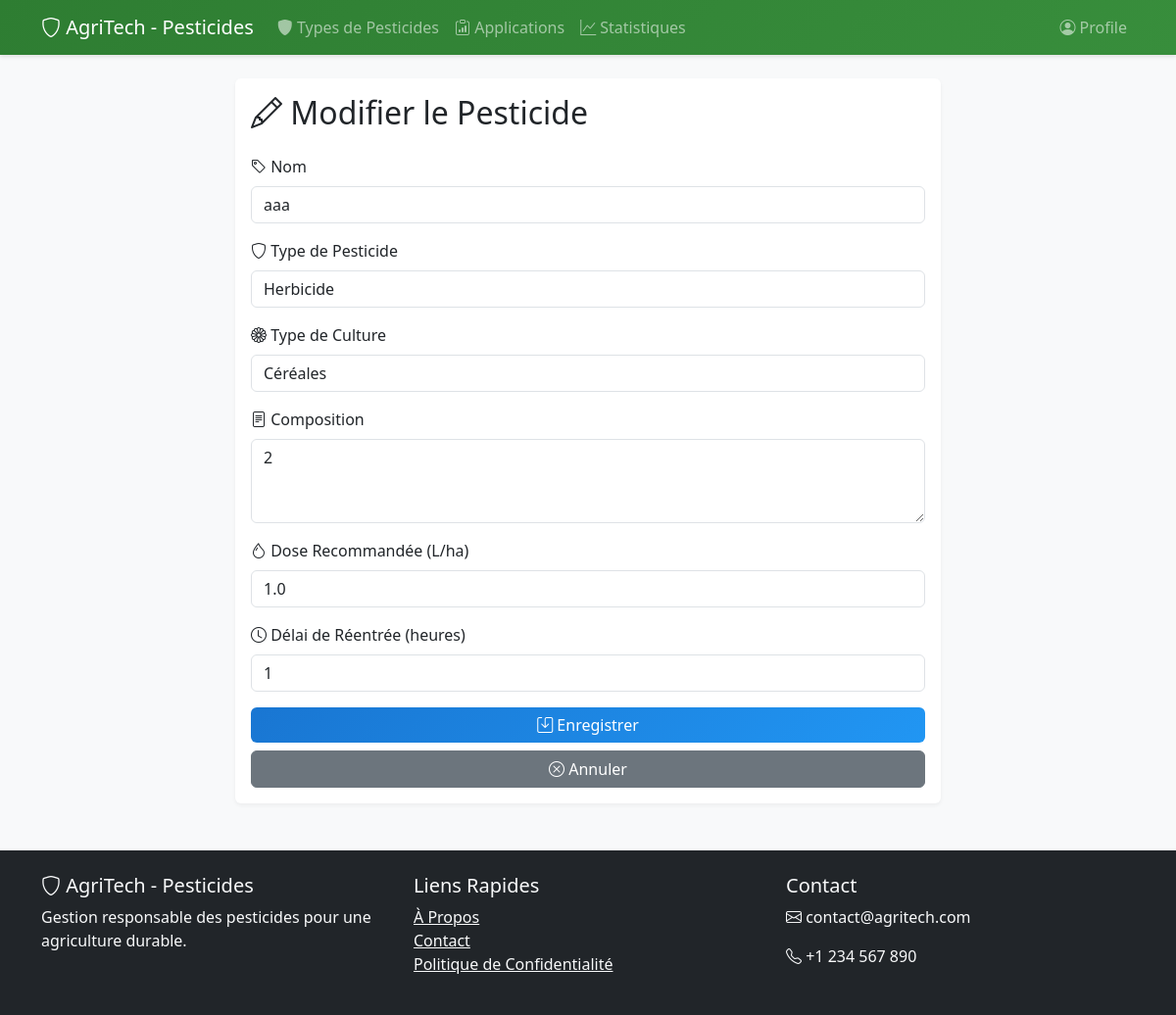
Screenshot of /pesticides/6/update/ with the database file from the repository.
### pesticides/models.py (models this page shows, shortened)
class Pesticide(models.Model):
    TYPE_CHOICES = [
        ('herbicide', 'Herbicide'),
        ('insecticide', 'Insecticide'),
        ('fongicide', 'Fongicide'),
        ('autre', 'Autre'),
    ]
    CULTURE_CHOICES = [
        ('CEREALES', 'Céréales'),
        ('LEGUMES', 'Légumes'),
        ('FRUITS', 'Fruits'),
        ('VIGNE', 'Vigne'),
        ('AUTRE', 'Autre'),
    ]
    nom = models.CharField(max_length=100, verbose_name="Nom")
    composition = models.TextField(verbose_name="Composition chimique")
    type_pesticide = models.CharField(
        max_length=20,
        choices=TYPE_CHOICES,
        verbose_name="Type de pesticide"
    )
    type_culture = models.CharField(
        max_length=20,
        choices=CULTURE_CHOICES,
        default='AUTRE',
        verbose_name="Type de culture"
    )
    dose_recommandee = models.FloatField(
        verbose_name="Dose recommandée (L/ha)",
        validators=[MinValueValidator(0)]
    )
    delai_reentree = models.IntegerField(
        verbose_name="Délai de réentrée (heures)",
        validators=[MinValueValidator(0)],
        help_text="Délai minimum avant de pouvoir retourner sur la parcelle"
    )
    class Meta:
        verbose_name = "Pesticide"
        verbose_name_plural = "Pesticides"

### pesticides/views.py (the view, shortened to what this page needs)
class PesticideUpdateView(SuccessMessageMixin, UpdateView):
    model = Pesticide
    form_class = PesticideForm
    template_name = 'pesticides/pesticide_form.html'
    success_message = "Pesticide mis à jour avec succès!"

### pesticides/forms.py
class PesticideForm(forms.ModelForm):
    class Meta:
        model = Pesticide
        fields = ['nom', 'type_pesticide', 'composition', 'type_culture', 'dose_recommandee', 'delai_reentree']
        widgets = {
            'nom': forms.TextInput(attrs={
                'class': 'form-control',
                'placeholder': 'Nom du pesticide'
            }),
            'type_pesticide': forms.Select(attrs={
                'class': 'form-control'
            }),
            'composition': forms.Textarea(attrs={
                'rows': 3,
                'class': 'form-control',
                'placeholder': 'Composition chimique'
            }),
            'type_culture': forms.Select(attrs={
                'class': 'form-control'
            }),
            'dose_recommandee': forms.NumberInput(attrs={
                'class': 'form-control',
                'min': 0,
                'step': '0.1',
                'placeholder': 'L/ha'
            }),
            'delai_reentree': forms.NumberInput(attrs={
                'class': 'form-control',
                'min': 0,
                'placeholder': 'Heures'
            })
        }

### pesticides/templates/pesticides/pesticide_form.html (shortened to what this page needs)
{% extends 'pesticides/base.html' %}
{% block content %}
<div class="container mt-4">
    <div class="row justify-content-center">
        <div class="col-md-8">
            <div class="card">
                <div class="card-body">
                    <h2 class="card-title mb-4">
                        {% if form.instance.pk %}
                            <i class="bi bi-pencil"></i> Modifier le Pesticide
                        {% else %}
                            <i class="bi bi-plus-circle"></i> Nouveau Pesticide
                        {% endif %}
                    </h2>
                    <form method="post" novalidate>
                        <div class="mb-3">
                            <label for="{{ form.nom.id_for_label }}" class="form-label">
                                <i class="bi bi-tag"></i> Nom
                            </label>
                            {{ form.nom }}
                        </div>
                        <div class="mb-3">
                            <label for="{{ form.type_pesticide.id_for_label }}" class="form-label">
                                <i class="bi bi-shield"></i> Type de Pesticide
                            </label>
                            {{ form.type_pesticide }}
                        </div>
                        <div class="mb-3">
                            <label for="{{ form.type_culture.id_for_label }}" class="form-label">
                                <i class="bi bi-flower1"></i> Type de Culture
                            </label>
                            {{ form.type_culture }}
                        </div>
                        <div class="mb-3">
                            <label for="{{ form.composition.id_for_label }}" class="form-label">
                                <i class="bi bi-file-text"></i> Composition
                            </label>
                            {{ form.composition }}
                        </div>
                        <div class="mb-3">
                            <label for="{{ form.dose_recommandee.id_for_label }}" class="form-label">
                                <i class="bi bi-droplet"></i> Dose Recommandée (L/ha)
                            </label>
                            {{ form.dose_recommandee }}
                        </div>
                        <div class="mb-3">
                            <label for="{{ form.delai_reentree.id_for_label }}" class="form-label">
                                <i class="bi bi-clock"></i> Délai de Réentrée (heures)
                            </label>
                            {{ form.delai_reentree }}
                        </div>
                        <div class="d-grid gap-2">
                            <button type="submit" class="btn btn-primary">
                                <i class="bi bi-save"></i> Enregistrer
                            </button>
                            <a href="{% url 'pesticides:pesticide-list' %}" class="btn btn-secondary">
                                <i class="bi bi-x-circle"></i> Annuler
                            </a>
                        </div>
                    </form>
                </div>
            </div>
        </div>
    </div>
</div>
{% endblock %}

### pesticides/templates/pesticides/base.html (style rules this page uses)
body { background-color: #f8f9fa; font-family: 'Segoe UI', Tahoma, Geneva, Verdana, sans-serif; }
.card { border: none; box-shadow: 0 2px 4px rgba(0,0,0,0.05); transition: transform 0.2s; }
.btn-primary { background: linear-gradient(135deg, #1976D2 0%, #2196F3 100%); border: none; }

### rows the page displays
Pesticide: nom "aaa", type_pesticide "Herbicide", type_culture "Céréales", composition "2", dose_recommandee "1.0", delai_reentree "1"
